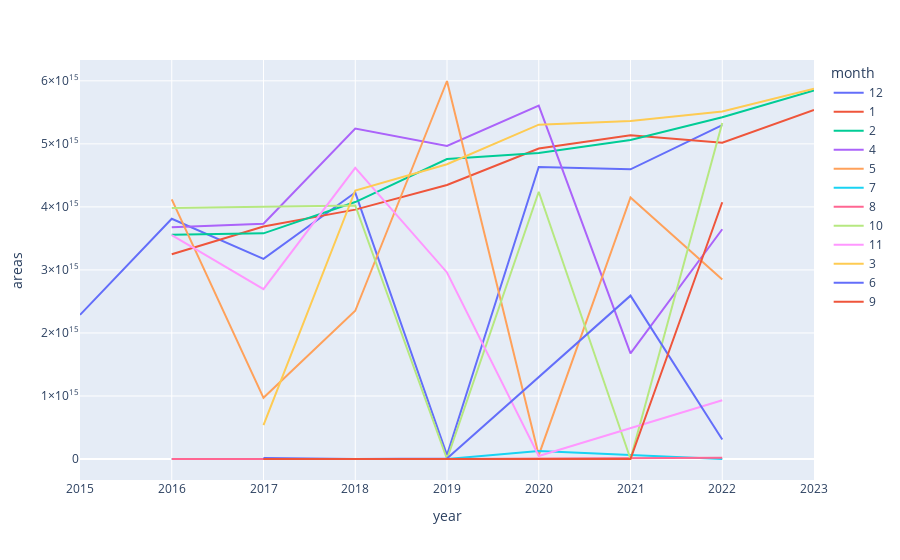

The notebook cell saved with this chart:
### Code cell
df_filtered = df[df.month.isin([1,2,3, 4])]
px.line(df, x='year', y='areas', color = 'month')

### Figure 1 — Plotly figure (JSON) as saved in the notebook; plotly's stock layout.template omitted (floating-point values rounded to 4 significant figures)
{"data": [{"hovertemplate": "month=12<br>year=%{x}<br>areas=%{y}<extra></extra>", "legendgroup": "12", "line": {"color": "#636efa", "dash": "solid"}, "marker": {"symbol": "circle"}, "mode": "lines", "name": "12", "orientation": "v", "showlegend": true, "type": "scatter", "x": [2015, 2016, 2017, 2018, 2019, 2020, 2021, 2022], "xaxis": "x", "y": [2287000000000000.0, 3812000000000000.0, 3174639212354730, 4227570628541831, 63060000000000.0, 4631898452710484, 4596603548546612, 5298824617108924], "yaxis": "y"}, {"hovertemplate": "month=1<br>year=%{x}<br>areas=%{y}<extra></extra>", "legendgroup": "1", "line": {"color": "#EF553B", "dash": "solid"}, "marker": {"symbol": "circle"}, "mode": "lines", "name": "1", "orientation": "v", "showlegend": true, "type": "scatter", "x": [2016, 2017, 2018, 2019, 2020, 2021, 2022, 2023], "xaxis": "x", "y": [3248061512487210, 3687947654392055, 3956000000000000.0, 4347000000000000.0, 4925685569563935, 5135015754354485, 5017730906813549, 5536914001193759], "yaxis": "y"}, {"hovertemplate": "month=2<br>year=%{x}<br>areas=%{y}<extra></extra>", "legendgroup": "2", "line": {"color": "#00cc96", "dash": "solid"}, "marker": {"symbol": "circle"}, "mode": "lines", "name": "2", "orientation": "v", "showlegend": true, "type": "scatter", "x": [2016, 2017, 2018, 2019, 2020, 2021, 2022, 2023], "xaxis": "x", "y": [3556038199234233, 3580447355482412, 4076434531591429, 4759757063721007, 4856291971997872, 5060507740567573, 5421025710799746, 5848083621803987], "yaxis": "y"}, {"hovertemplate": "month=4<br>year=%{x}<br>areas=%{y}<extra></extra>", "legendgroup": "4", "line": {"color": "#ab63fa", "dash": "solid"}, "marker": {"symbol": "circle"}, "mode": "lines", "name": "4", "orientation": "v", "showlegend": true, "type": "scatter", "x": [2016, 2017, 2018, 2019, 2020, 2021, 2022], "xaxis": "x", "y": [3676216141348873, 3733846396797620, 5241681626583168, 4965726422671538, 5607101331612256, 1676000000000000.0, 3645049433276229], "yaxis": "y"}, {"hovertemplate": "month=5<br>year=%{x}<br>areas=%{y}<extra></extra>", "legendgroup": "5", "line": {"color": "#FFA15A", "dash": "solid"}, "marker": {"symbol": "circle"}, "mode": "lines", "name": "5", "orientation": "v", "showlegend": true, "type": "scatter", "x": [2016, 2017, 2018, 2019, 2020, 2021, 2022], "xaxis": "x", "y": [4118000000000000.0, 970400000000000.0, 2352000000000000.0, 5997378403883456, 60620000000000.0, 4149755520716097, 2848000000000000.0], "yaxis": "y"}, {"hovertemplate": "month=7<br>year=%{x}<br>areas=%{y}<extra></extra>", "legendgroup": "7", "line": {"color": "#19d3f3", "dash": "solid"}, "marker": {"symbol": "circle"}, "mode": "lines", "name": "7", "orientation": "v", "showlegend": true, "type": "scatter", "x": [2016, 2017, 2019, 2020, 2022], "xaxis": "x", "y": [75600000.0, 2537000000.0, 3859.0, 126900000000000.0, 119500000000.0], "yaxis": "y"}, {"hovertemplate": "month=8<br>year=%{x}<br>areas=%{y}<extra></extra>", "legendgroup": "8", "line": {"color": "#FF6692", "dash": "solid"}, "marker": {"symbol": "circle"}, "mode": "lines", "name": "8", "orientation": "v", "showlegend": true, "type": "scatter", "x": [2016, 2018, 2019, 2022], "xaxis": "x", "y": [0, 312700.0, 0, 20500000000000.0], "yaxis": "y"}, {"hovertemplate": "month=10<br>year=%{x}<br>areas=%{y}<extra></extra>", "legendgroup": "10", "line": {"color": "#B6E880", "dash": "solid"}, "marker": {"symbol": "circle"}, "mode": "lines", "name": "10", "orientation": "v", "showlegend": true, "type": "scatter", "x": [2016, 2018, 2019, 2020, 2021, 2022], "xaxis": "x", "y": [3982695294966128, 4021512390151745, 1187000000.0, 4240097061639671, 0, 5332803274115941], "yaxis": "y"}, {"hovertemplate": "month=11<br>year=%{x}<br>areas=%{y}<extra></extra>", "legendgroup": "11", "line": {"color": "#FF97FF", "dash": "solid"}, "marker": {"symbol": "circle"}, "mode": "lines", "name": "11", "orientation": "v", "showlegend": true, "type": "scatter", "x": [2016, 2017, 2018, 2019, 2020, 2022], "xaxis": "x", "y": [3552000000000000.0, 2694501141740188, 4617971065133530, 2960000000000000.0, 47630000000000.0, 932453053541744], "yaxis": "y"}, {"hovertemplate": "month=3<br>year=%{x}<br>areas=%{y}<extra></extra>", "legendgroup": "3", "line": {"color": "#FECB52", "dash": "solid"}, "marker": {"symbol": "circle"}, "mode": "lines", "name": "3", "orientation": "v", "showlegend": true, "type": "scatter", "x": [2017, 2018, 2019, 2020, 2021, 2022, 2023], "xaxis": "x", "y": [537100000000000.0, 4260000000000000.0, 4676875086879314, 5304088374174884, 5364474628911943, 5513405313211407, 5875898830968877], "yaxis": "y"}, {"hovertemplate": "month=6<br>year=%{x}<br>areas=%{y}<extra></extra>", "legendgroup": "6", "line": {"color": "#636efa", "dash": "solid"}, "marker": {"symbol": "circle"}, "mode": "lines", "name": "6", "orientation": "v", "showlegend": true, "type": "scatter", "x": [2017, 2018, 2019, 2021, 2022], "xaxis": "x", "y": [15400000000000.0, 1308000000000.0, 6804000000000.0, 2591964828094924, 310000000000000.0], "yaxis": "y"}, {"hovertemplate": "month=9<br>year=%{x}<br>areas=%{y}<extra></extra>", "legendgroup": "9", "line": {"color": "#EF553B", "dash": "solid"}, "marker": {"symbol": "circle"}, "mode": "lines", "name": "9", "orientation": "v", "showlegend": true, "type": "scatter", "x": [2017, 2018, 2019, 2021, 2022], "xaxis": "x", "y": [651700000.0, 5497000000000.0, 825200000000.0, 0, 4073289250999229], "yaxis": "y"}], "layout": {"legend": {"title": {"text": "month"}, "tracegroupgap": 0}, "margin": {"t": 60}, "xaxis": {"anchor": "y", "domain": [0, 1], "title": {"text": "year"}}, "yaxis": {"anchor": "x", "domain": [0, 1], "title": {"text": "areas"}}}}
